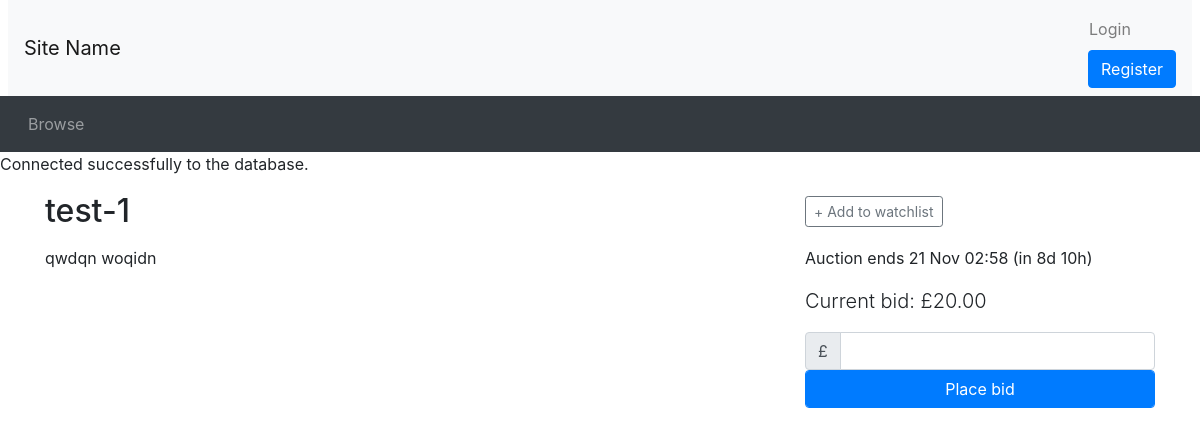
The page /listing.php?auctionID=1 on the database as committed earlier.
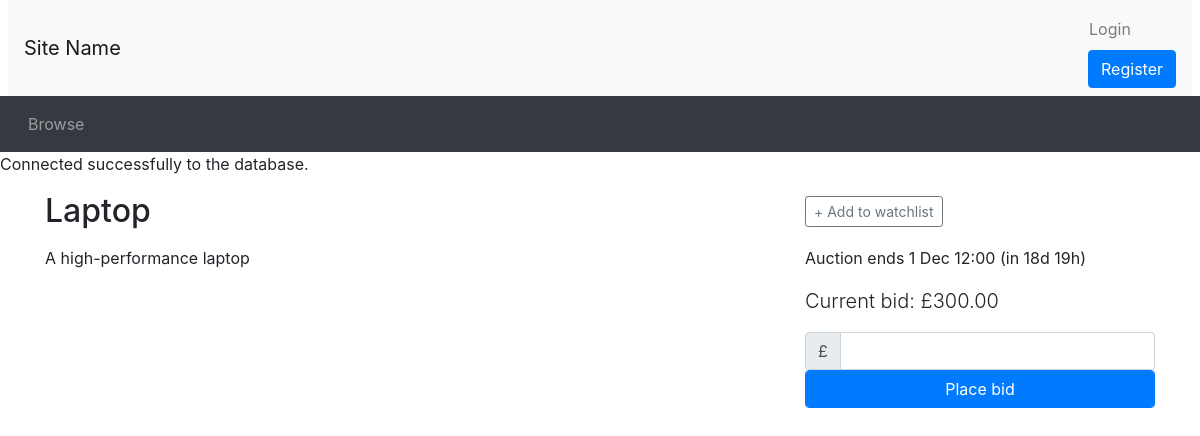
The same page on the database as committed later.
### tables this page shows
CREATE TABLE `Auction` (
  `AuctionID` INT AUTO_INCREMENT PRIMARY KEY,
  `UserID` INT,
  `ItemName` VARCHAR(255),
  `Description` VARCHAR(255),
  `CategoryID` INT,
  `ReservePrice` FLOAT,
  `StartPrice` FLOAT,
  `EndDate` DATETIME,
  `Views` INT DEFAULT 0,
  `Image` VARCHAR(255),
  FOREIGN KEY (`UserID`) REFERENCES `Users`(`UserID`) ON DELETE CASCADE,
  FOREIGN KEY (`CategoryID`) REFERENCES `Category`(`CategoryID`) ON DELETE CASCADE
);

### listing.php (the view, shortened to what this page needs)
<?php include_once("header.php"); ?>
<?php require("utilities.php"); ?>
<?php
if (isset($_GET['auctionID'])) {
    $item_id = $_GET['auctionID'];
    global $conn;
    $sql = "SELECT AuctionID, ItemName, Description, StartPrice, ReservePrice, EndDate FROM Auction WHERE AuctionID = ?";
    $stmt = $conn->prepare($sql);
    $stmt->bind_param("i", $item_id);
    $stmt->execute();
    $result = $stmt->get_result();
    if ($result->num_rows > 0) {
        $row = $result->fetch_assoc();
        $title = htmlspecialchars($row['ItemName']);
        $description = htmlspecialchars($row['Description']);
        $current_price = $row['StartPrice'];
        $end_time = new DateTime($row['EndDate']);
        $now = new DateTime();
        if ($now < $end_time) {
            $time_to_end = date_diff($now, $end_time);
            $time_remaining = ' (in ' . display_time_remaining($time_to_end) . ')';
        } else {
            $time_remaining = "This auction has ended";
        }
    } else {
        echo "<p>Auction not found.</p>";
        exit;
    }
} else {
    echo "<p>Invalid item ID.</p>";
    exit;
}
$watching = false;
?>
<div class="container">
    <div class="row">
        <div class="col-sm-8">
            <h2 class="my-3"><?php echo $title; ?></h2>
        </div>
        <div class="col-sm-4 align-self-center">
            <?php if ($now < $end_time): ?>
                <div id="watch_nowatch" <?php if ($watching) echo 'style="display: none"'; ?>>
                    <button type="button" class="btn btn-outline-secondary btn-sm" onclick="addToWatchlist()">+ Add to watchlist</button>
                </div>
            <?php endif; ?>
        </div>
    </div>
    <div class="row">
        <div class="col-sm-8">
            <div class="itemDescription">
                <p><?php echo $description; ?></p>
            </div>
        </div>
        <div class="col-sm-4">
            <p>
                <?php if ($now > $end_time): ?>
                    This auction ended <?php echo $end_time->format('j M H:i'); ?>
                <?php else: ?>
                    Auction ends <?php echo $end_time->format('j M H:i') . $time_remaining; ?>
                <?php endif; ?>
            </p>
            <p class="lead">Current bid: £<?php echo number_format($current_price, 2); ?></p>
            <?php if ($now < $end_time): ?>
                <form method="POST" action="place_bid.php">
                    <div class="input-group">
                        <div class="input-group-prepend">
                            <span class="input-group-text">£</span>
                        </div>
                        <input type="number" class="form-control" id="bid" name="bid" required>
                    </div>
                    <button type="submit" class="btn btn-primary form-control">Place bid</button>
                </form>
            <?php endif; ?>
        </div>
    </div>
</div>
<?php include_once("footer.php"); ?>

Rows that differ between the two databases and show on the page:
changed auction: ItemName "test-1" → "Laptop"; Description "qwdqn woqidn" → "A high-performance laptop"; EndDate "21 Nov 02:58" → "1 Dec 12:00"; EndDate "(in 8d 10h)" → "(in 18d 19h)"; StartPrice "20.00" → "300.00"
